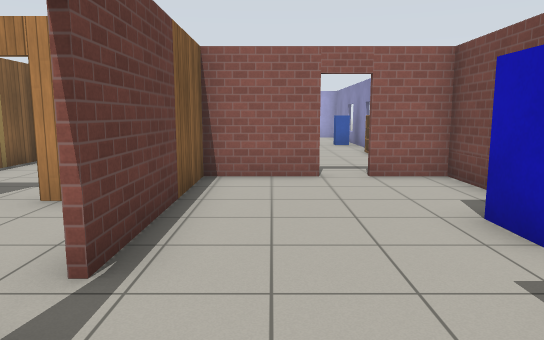
view 1 (above)

18 first-person views from a walk through a world built for the Gazebo simulator. The camera is 1.2 m above the floor, tilts 8° down and sees 70° across. The lines on the ground mark 1 m squares. The floor is counted in squares, 1 m on a side. Each view is taken from the middle of a square. On the plan, view 1 faces up. The plan holds only what a view shows up to about 15 squares ahead; the rest is blank. Gazebo's built-in surfaces are drawn with simple patterns. Simple shapes stand in for some stock models. Some surface patterns are stand-ins.

view 2
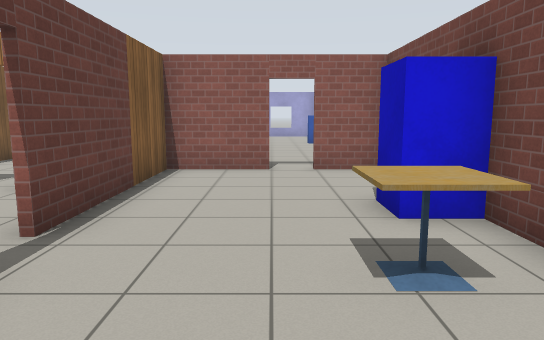

view 3
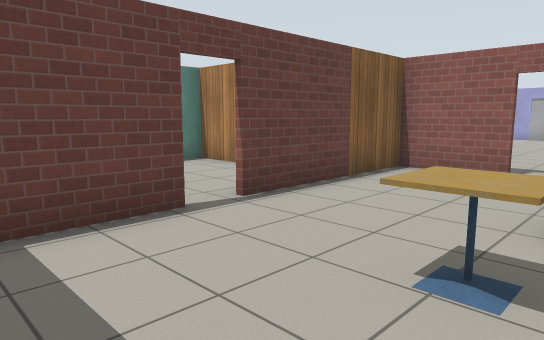

view 4
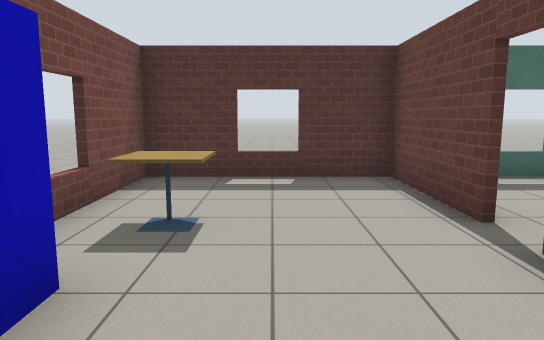

view 5
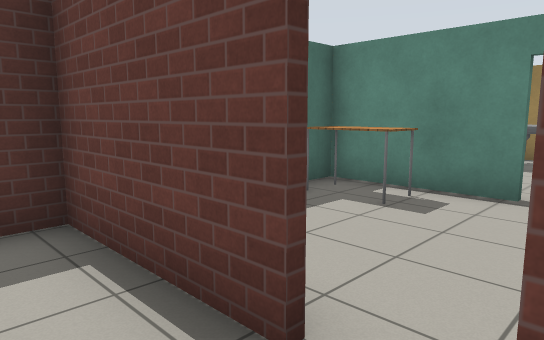

view 6
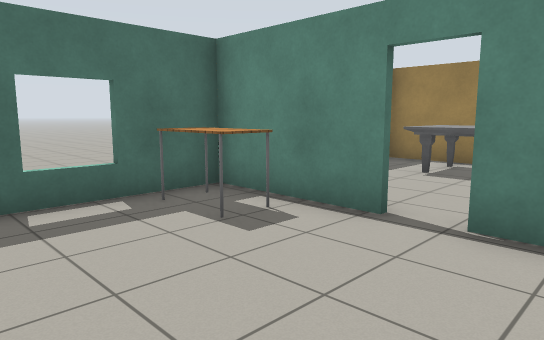

view 7
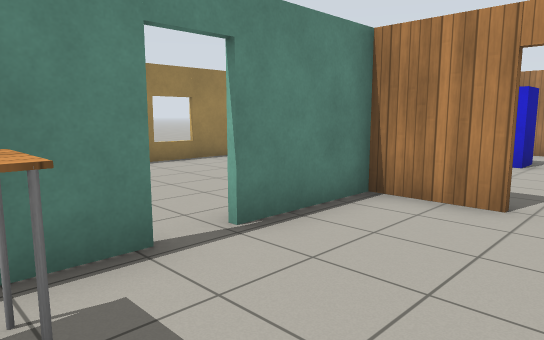

view 8
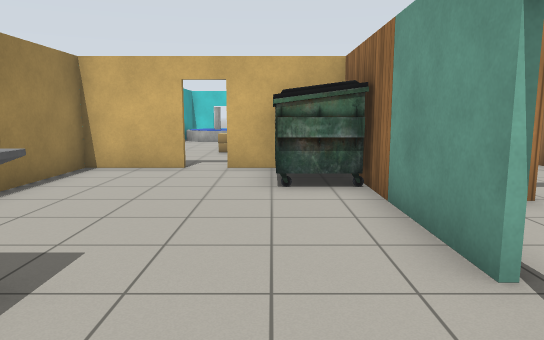

view 9
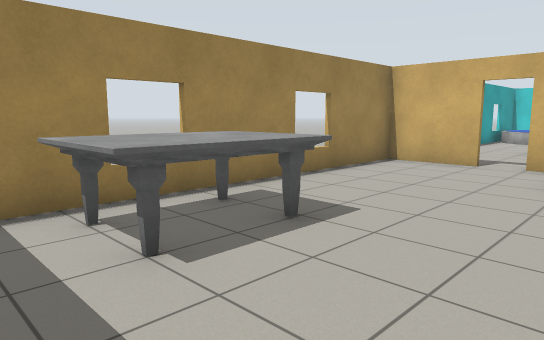

view 10
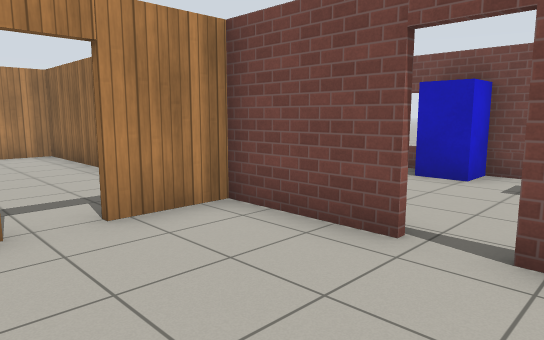

view 11
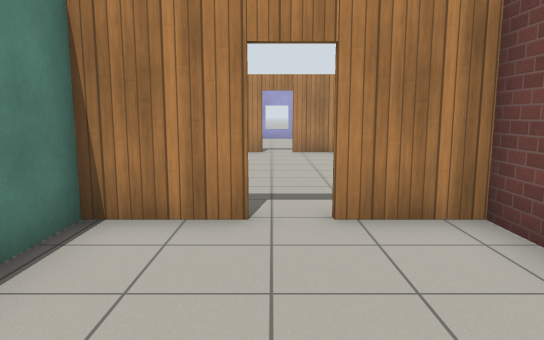

view 12
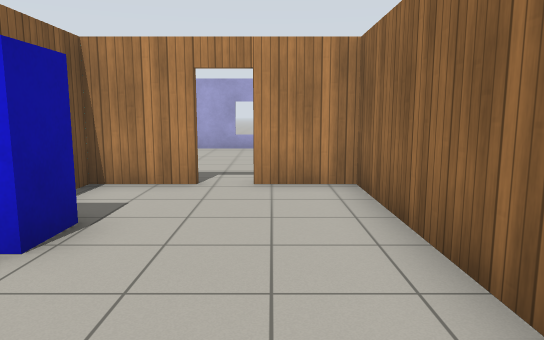

view 13
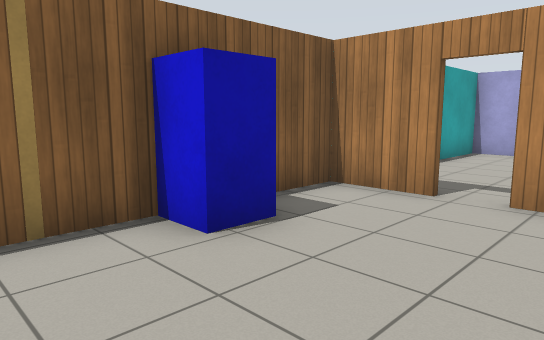

view 14
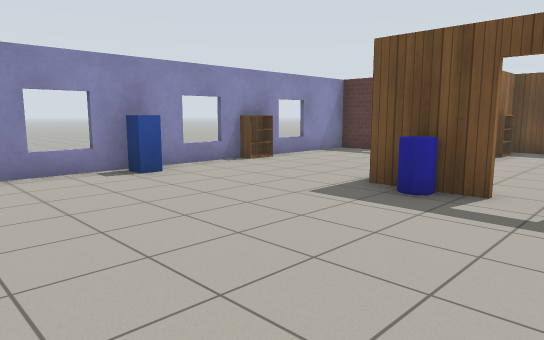

view 15
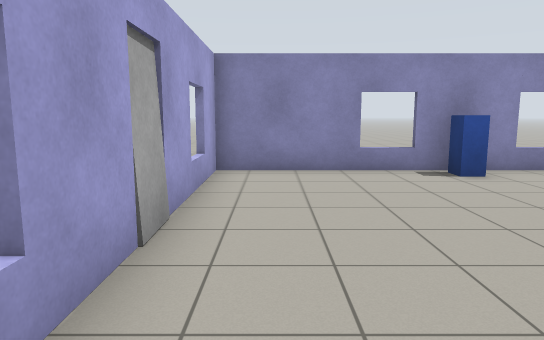

view 16
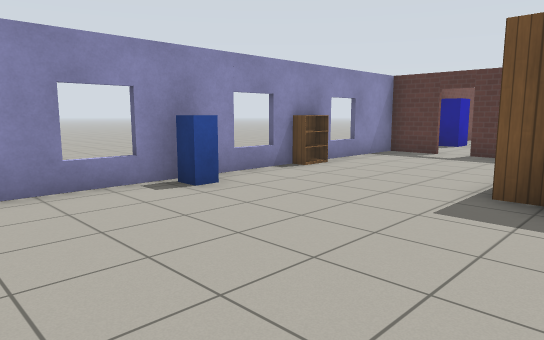

view 17
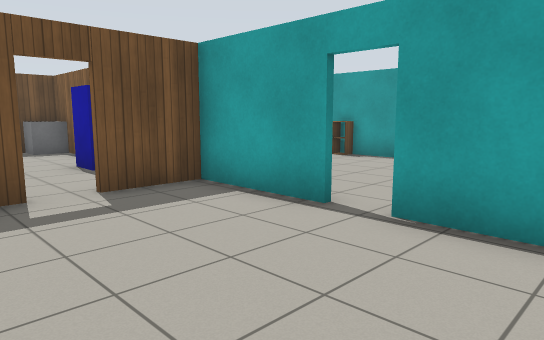

view 18
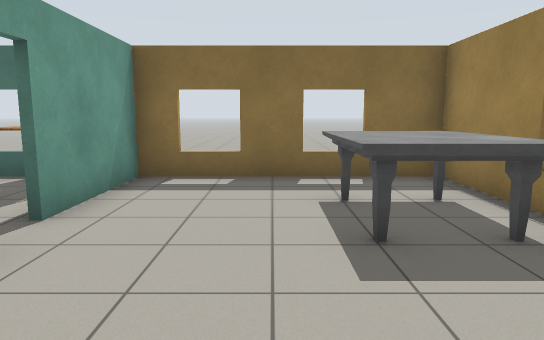

### Floor plan
Points are (right, up) in squares from view 1. A wall is a line through its corners. A room is listed if a view was taken in it or the views show most of it. See-through windows are left out.
Room 1 (views 1, 2, 3, 4, 5)
walls: (-1.4, 1.8) (-1.4, -1.6) (3.5, -1.6) (3.5, 8.1); (1, 7.6) (-1.4, 7.6) (-1.4, 2.6); (3.5, 7.6) (1.9, 7.6)
ways out: open door at (-1.5, 2) to room 2; open door at (1.5, 8) to room 5
objects: bookshelf (-2, 7) to (-1, 7); cafe table (2, 2); blue box (3, 4)
Room 2 (views 6, 7, 10, 11)
walls: (-1.5, 2.6) (-1.5, 6.6); (-6.2, 1.8) (-6.2, -1.6); (-1.5, 5.4) (-3.4, 5.4); (-6.2, 4.6) (-6.2, 2.6); (-6.1, -1.6) (-2.9, -1.6)
ways out: open door at (-1.5, 2) to room 1; open door at (-6, 2) to room 3; opening at (-5, 5) to room 4; open door at (-4, 5.5) to room 4
objects: table (-5, -1) to (-5, 0)
Room 3 (views 8, 9, 18)
walls: (-6.4, 2.6) (-6.4, 7.4); (-10, 8.9) (-12.3, 8.9) (-12.3, -1.6) (-6.1, -1.6); (-7.4, 8.9) (-9.1, 8.9); (-6.4, -1.6) (-6.4, 1.8)
ways out: open door at (-6, 2) to room 2; open door at (-9.5, 9)
objects: marble table (-11, 0) to (-10, 3); dumpster (-8, 7) to (-7, 8)
Room 4 (views 12, 13)
walls: (-6.2, 10.4) (-6.2, 8.6); (-1.5, 9) (-1.5, 13.7) (-3.4, 13.7); (-6.2, 7.1) (-6.2, 4.6); (-4.2, 13.7) (-6.2, 13.7) (-6.2, 12.3); (-4.3, 5.4) (-6.3, 5.4); (-2.5, 5.5) (-1.5, 5.5); (-6.3, 5.5) (-5.4, 5.5)
ways out: opening at (-5, 5) to room 2; open door at (-4, 5.5) to room 2; open door at (-4, 14) to room 5
objects: other object (-6, 6) to (-5, 6); blue box (-6, 11) to (-5, 11)
Room 5 (views 14, 15, 16, 17)
walls: (-3.4, 13.9) (-1.2, 13.9); (-1.5, 21.2) (-6.2, 21.2) (-6.2, 17.8); (-6.2, 16.9) (-6.2, 13.9) (-4.2, 13.9); (0.2, 7.8) (1, 7.8); (1.9, 7.8) (3.5, 7.8); (3.5, 8.1) (3.5, 21.2) (-0.6, 21.2)
ways out: open door at (1.5, 8) to room 1; open door at (-4, 14) to room 4; open door at (-6, 17.5)
objects: other object (-2, 14); door leaf (-1, 21); bookshelf (3, 12) to (3, 13); postbox (3, 16)

Positions as (right, up) in squares from view 1, and headings:
1: (0, 0), facing up
2: (1, -1), facing up
3: (3, -1), facing up-left
4: (1, 6), facing down
5: (0, 3), facing down-left
6: (-2, 4), facing down-left
7: (-3, 0), facing up-left
8: (-8, 0), facing up
9: (-7, -1), facing up-left
10: (-5, 1), facing up-right
11: (-4, 1), facing up
12: (-3, 7), facing up
13: (-2, 8), facing up-left
14: (-5, 20), facing down-right
15: (-5, 20), facing right
16: (-3, 20), facing down-right
17: (-2, 20), facing down-left
18: (-9, 6), facing down
